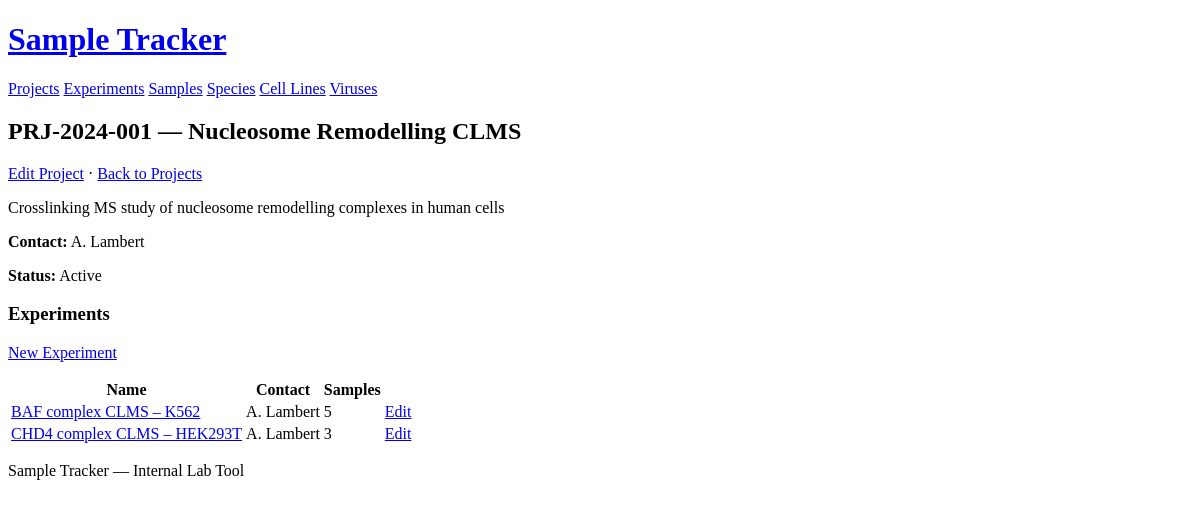
/projects/1, run on the app's committed database.
### models.py (models this page shows)
class Project(db.Model):
    __tablename__ = "project"
    id = db.Column(db.Integer, primary_key=True, autoincrement=True)
    code = db.Column(db.Text, nullable=False)
    name = db.Column(db.Text, nullable=False)
    description = db.Column(db.Text)
    contact_person = db.Column(db.Text)
    active = db.Column(db.Boolean, nullable=False, default=True)
    experiments = db.relationship("Experiment", back_populates="project")

class Experiment(db.Model):
    __tablename__ = "experiment"
    id = db.Column(db.Integer, primary_key=True, autoincrement=True)
    project_id = db.Column(db.Integer, db.ForeignKey("project.id"), nullable=False)
    name = db.Column(db.Text, nullable=False)
    description = db.Column(db.Text)
    contact_person = db.Column(db.Text)
    project = db.relationship("Project", back_populates="experiments")
    samples = db.relationship("Sample", back_populates="experiment")

### app.py (the view)
@app.route("/projects/<int:id>")
def project_detail(id):
    project = db.get_or_404(Project, id)
    experiments = (
        Experiment.query.filter_by(project_id=id).order_by(Experiment.name).all()
    )
    return render_template(
        "project/detail.html", project=project, experiments=experiments
    )

### templates/project/detail.html (shortened to what this page needs)
{% extends "base.html" %}
{% block content %}
<h2>{{ project.code }} — {{ project.name }}</h2>
<p>
  <a href="{{ url_for('project_edit', id=project.id) }}">Edit Project</a>
  &middot;
  <a href="{{ url_for('project_list') }}">Back to Projects</a>
</p>
{% if project.description %}
<p>{{ project.description }}</p>
{% endif %}
{% if project.contact_person %}
<p><strong>Contact:</strong> {{ project.contact_person }}</p>
{% endif %}
<p><strong>Status:</strong> {{ 'Active' if project.active else 'Archived' }}</p>
<h3>Experiments</h3>
<p><a href="{{ url_for('experiment_create', project_id=project.id) }}">New Experiment</a></p>
<table>
  <thead>
    <tr>
      <th>Name</th>
      <th>Contact</th>
      <th>Samples</th>
      <th></th>
    </tr>
  </thead>
  <tbody>
    {% for experiment in experiments %}
    <tr>
      <td><a href="{{ url_for('experiment_detail', id=experiment.id) }}">{{ experiment.name }}</a></td>
      <td>{{ experiment.contact_person or '' }}</td>
      <td>{{ experiment.samples | length }}</td>
      <td><a href="{{ url_for('experiment_edit', id=experiment.id) }}">Edit</a></td>
    </tr>
    {% else %}
    <tr><td colspan="4">No experiments yet.</td></tr>
    {% endfor %}
  </tbody>
</table>
{% endblock %}

### data on the page
Project: code "PRJ-2024-001", name "Nucleosome Remodelling CLMS", description "Crosslinking MS study of nucleosome remodelling complexes in human cells", contact_person "A. Lambert", active "Active"
Experiment: name "BAF complex CLMS – K562", contact_person "A. Lambert", samples|length "5"
Experiment: name "CHD4 complex CLMS – HEK293T", contact_person "A. Lambert", samples|length "3"
